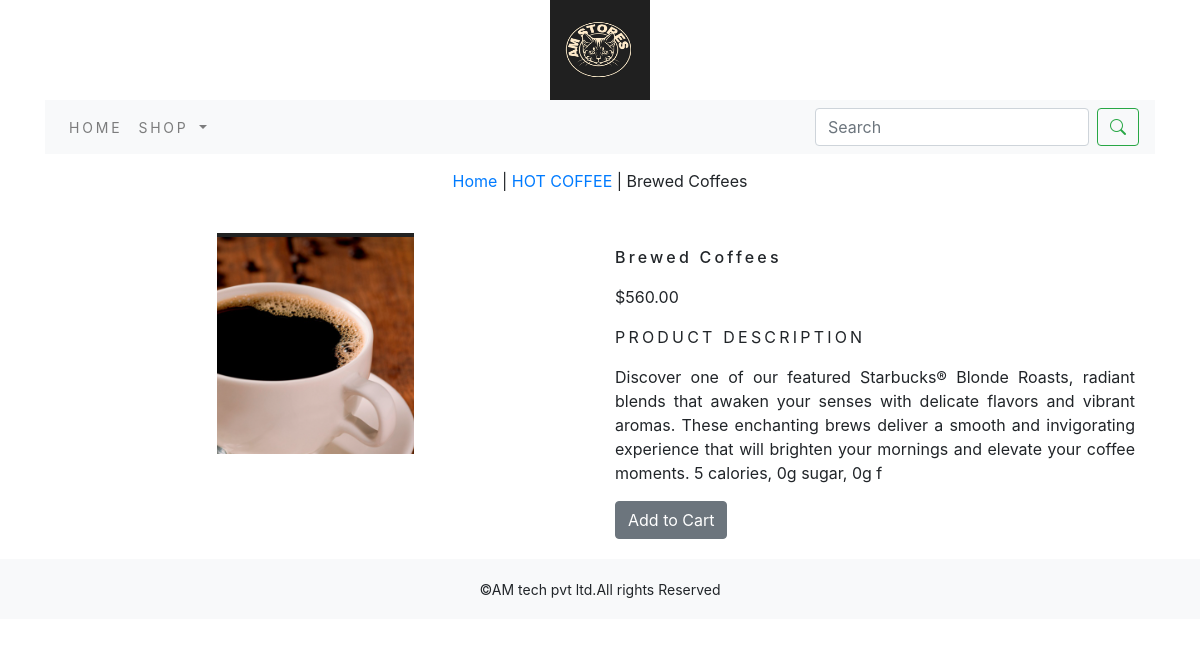
Page /hot-coffee/brewed-coffees/ on the committed database.
### ecommerceapp/models.py (models this page shows, shortened)
class Product(models.Model):
    name=models.CharField(max_length=250,unique=True)
    slug=models.SlugField(max_length=250, unique=True)
    description=models.TextField(blank=True)
    price=models.DecimalField(max_digits=10,decimal_places=2)
    category=models.ForeignKey(Category,on_delete=models.CASCADE)
    image=models.ImageField(upload_to='product',blank=True)
    stock=models.IntegerField()
    available=models.BooleanField(default=True)
    created=models.DateTimeField(auto_now_add=True)
    updated=models.DateTimeField(auto_now=True)
    class Meta:
        ordering=('name',)
        verbose_name='product'
        verbose_name_plural='products'

class Category(models.Model):
    name=models.CharField(max_length=250,unique=True)
    slug=models.SlugField(max_length=250,unique=True)
    description=models.TextField(blank=True)
    image=models.ImageField(upload_to='category',blank=True)
    class Meta:
        ordering=('name',)
        verbose_name='category'
        verbose_name_plural='categories'
    def get_url(self):
        return reverse('ecommerceapp:products_by_category',args=(self.slug,))
    def __str__(self):
        return '{}'.format(self.name)

### ecommerceapp/views.py (the view)
# urls.py: path('<slug:c_slug>/<slug:product_slug>/', views.proDetail, name='prodCatdetail'),
def proDetail(request,c_slug,product_slug):
    try:
        product=Product.objects.get(category__slug=c_slug,slug=product_slug)
    except Exception as e:
        raise e
    return render(request,'product.html',{'product':product})

### cart/context_processors.py (called while the page is built)
def counter(request):
    item_count=0
    if 'admin' in request.path:
        return {}
    else:
        try:
            cart=Cart.objects.filter(cart_id=_cart_id(request))
            cart_items=CartItem.objects.all().filter(cart=cart[:1])
            for cart_item in cart_items:
                item_count += cart_item.quantity
        except Cart.DoesNotExist:
            item_count=0
    return dict(item_count=item_count)

### cart/views.py (called while the page is built)
def _cart_id(request):
    cart=request.session.session_key
    if not cart:
        cart=request.session.create()
    return cart

### ecommerceapp/context_processors.py (called while the page is built)
def menu_links(request):
    links=Category.objects.all()
    return dict(links=links)

### template/product.html (shortened to what this page needs)
{% extends 'base.html' %}
{% load static %}
{% block content %}
<div class="row my_prod_row_class" >
    <div class="mx-auto">
        <p><a href="{% url 'ecommerceapp:allProdCat' %}">Home</a> | <a href="{{product.category.get_url}}">{{product.category}}</a> | {{product.name}} </p>
    </div>
    <div class="container">
<br>
<div class="row">
    <div class="col-12 col-sm-12 col-md-12 col-lg-6 text-center">
        <div style="min-width:18rem">
            <img src="{{product.image.url}}" alt="{{product.name}}">
        </div>
    </div>
        <div class="col-12 col-sm-12 col-md-12 col-lg-6">
            <div>
            <h1 class="my_prod_title">{{product.name}}</h1>
            <p>${{product.price}}</p>
            <p class="my_title"> Product Description</p>
            <p class="text-justify my_prod_text">{{product.description}}</p>
            {% if product.stock <= 0 %}
                <p class="text-justify my_prod_text"><b>Out of Stock </b></p>
            {% else %}
                <a class="btn btn-secondary" href="{% url 'cart:add_cart' product.id %}">Add to Cart</a>
            {% endif %}
        </div>
    </div>
</div>
</div>
</div>
{% endblock %}

### static/css/custom.css (style rules this page uses)
.my_title { font-size:16px; text-transform:uppercase; letter-spacing: .2em; }
.my_prod_row_class { padding-top:15px; padding-bottom:20px; }
.my_prod_title { font-size:16px; text_transform:uppercase; letter-spacing:.2em; padding-top:15px; padding-bottom:10px; }
.my_prod_text { padding-right:20px; }

### rows in the picture
Product: category "HOT COFFEE", name "Brewed Coffees", image (picture), price "560.00", description "Discover one of our featured Starbucks® Blonde Roasts, radiant blends that awaken your senses with delicate flavors and vibrant aromas. These enchanting brews deliver a smooth and invigorating experience that will brighten your mornings and elevate your coffee moments. 5 calories, 0g sugar, 0g f"
